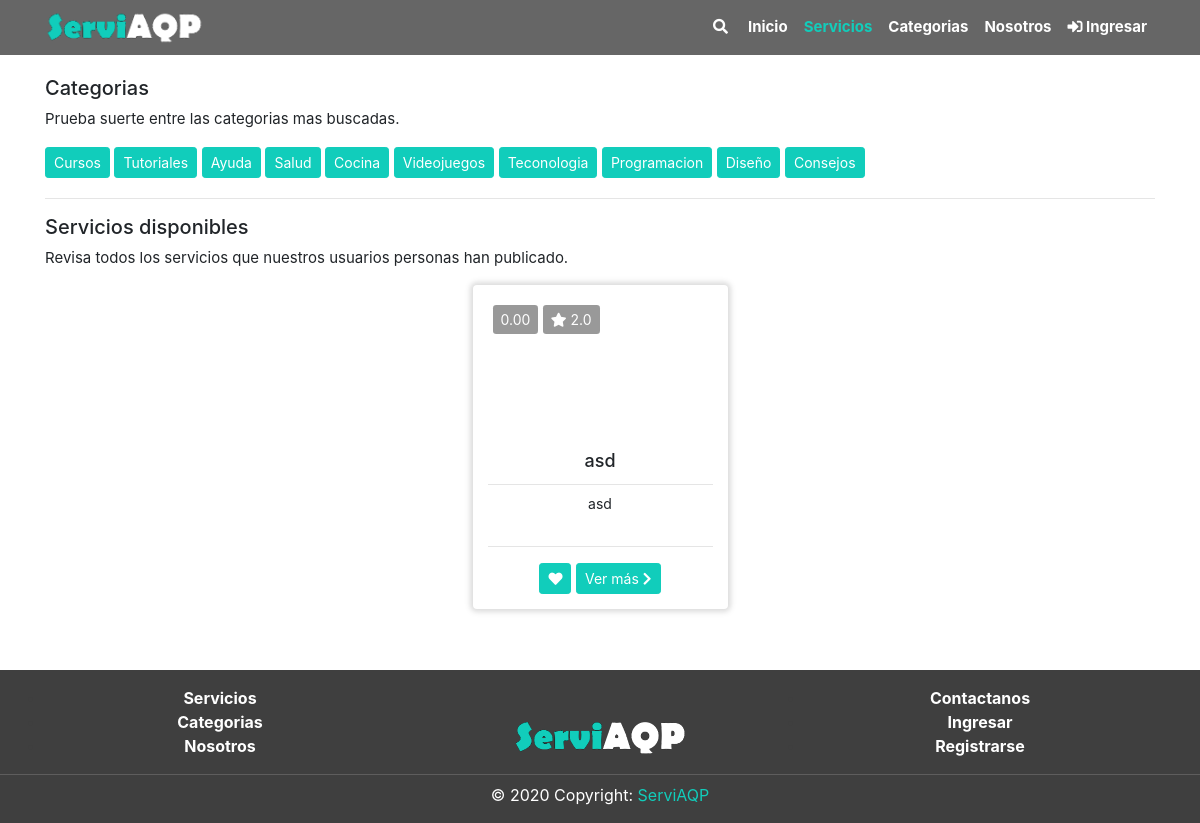
Page /servicios/index.php on the earlier database version.
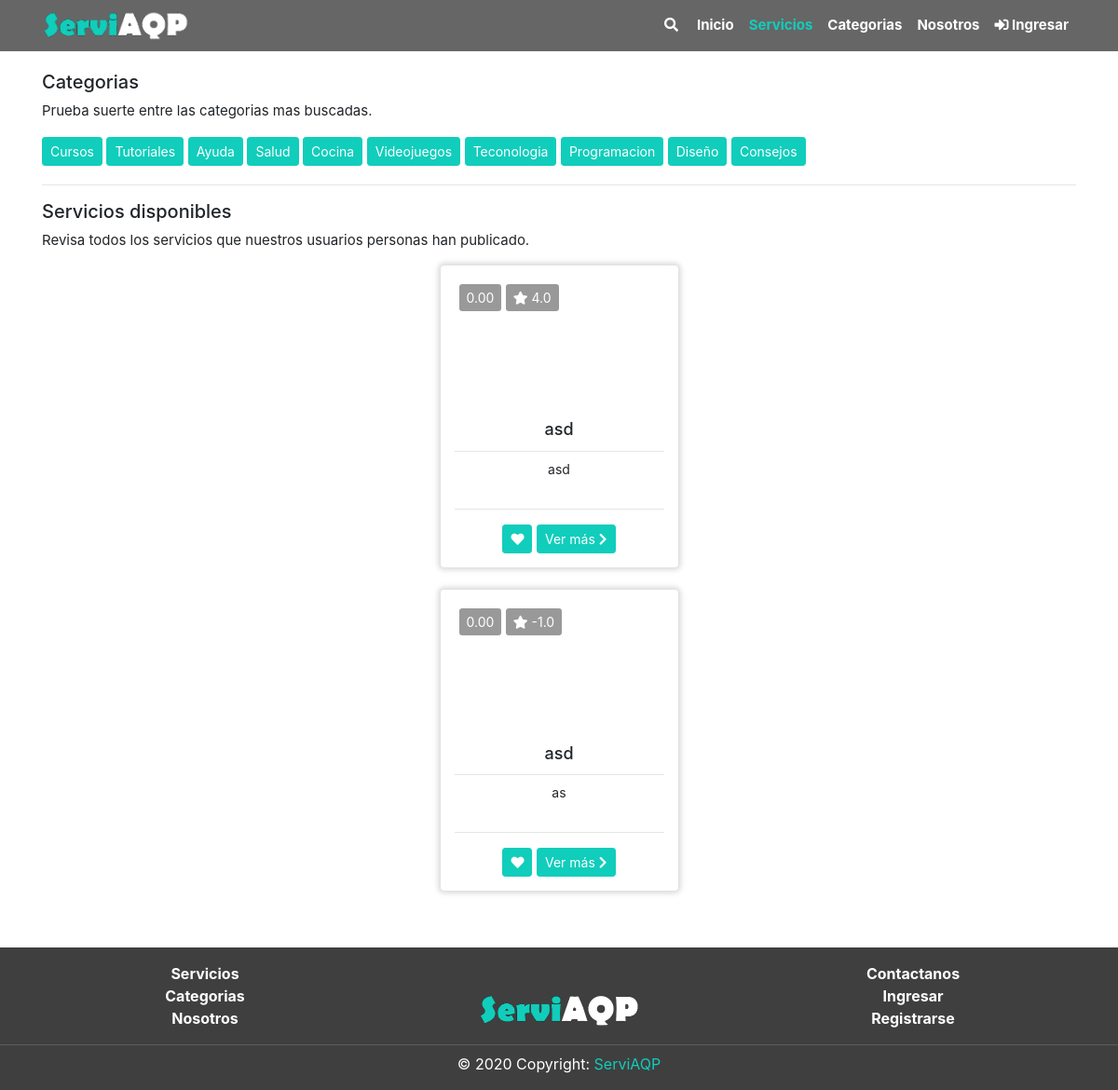
Same page on the later database version.
### tables this page shows
CREATE TABLE `servicio` (
  `SerID` int(11) NOT NULL,
  `SerUsuID` int(11) NOT NULL,
  `SerCatID` int(11) NOT NULL,
  `SerSubCatID` int(11) NOT NULL,
  `SerPreFre` text NOT NULL,
  `SerDes` text NOT NULL,
  `SerEstReg` varchar(1) NOT NULL DEFAULT 'A',
  `SerFecCre` timestamp NOT NULL DEFAULT current_timestamp(),
  `SerNom` varchar(90) NOT NULL,
  `SerPre` decimal(9,2) NOT NULL,
  `SerVal` decimal(2,1) NOT NULL DEFAULT -1.0
);

CREATE TABLE `servicio_img` (
  `SerImgId` int(11) NOT NULL,
  `SerImgSerId` int(11) NOT NULL,
  `SerImgNom` varchar(90) NOT NULL,
  `SerImgTip` varchar(20) NOT NULL,
  `SerImgEstReg` int(11) NOT NULL DEFAULT 1,
  `SerImgFecCre` timestamp NOT NULL DEFAULT current_timestamp() ON UPDATE current_timestamp()
);

### includes/global_variable.php (called while the page is built)
<?php
$dirEjec = "/ServiAQP";
?>

### includes/navbar.php (called while the page is built, shortened)
<?php
  	$inicio			=	false;
	$categoria		=	false;
	$nosotros		=	false;
	$login			=	false;
?>

### servicios/index.php (the view, shortened to what this page needs)
<?php
include("../includes/sesion.php");
include("../includes/global_variable.php");
include("../includes/navbar.php");
$servicio = true;
include("../includes/header.php");
?>
<div class="section pt-3 ">
	<div class="container">
		<div>
			<h5>Categorias</h5>
			<p>Prueba suerte entre las categorias mas buscadas.</p>
		</div>
		<div>
			<a href="#" class="btn btn-primary btn-sm mb-1">Cursos</a>
			<a href="#" class="btn btn-primary btn-sm mb-1">Tutoriales</a>
			<a href="#" class="btn btn-primary btn-sm mb-1">Ayuda</a>
			<a href="#" class="btn btn-primary btn-sm mb-1">Salud</a>
			<a href="#" class="btn btn-primary btn-sm mb-1">Cocina</a>
			<a href="#" class="btn btn-primary btn-sm mb-1">Videojuegos</a>
			<a href="#" class="btn btn-primary btn-sm mb-1">Teconologia</a>
			<a href="#" class="btn btn-primary btn-sm mb-1">Programacion</a>
			<a href="#" class="btn btn-primary btn-sm mb-1">Diseño</a>
			<a href="#" class="btn btn-primary btn-sm mb-1">Consejos</a>
		</div>
		<hr class="mt-3">
		<div class="mt-3">
			<h5>Servicios disponibles</h5>
			<p>Revisa todos los servicios que nuestros usuarios personas han publicado.</p>
		</div>
		<?php
			$query = "SELECT * FROM `servicio`";
			$resultProduct= mysqli_query($conn, $query);
			while($row= mysqli_fetch_array($resultProduct))
			{
				$query2="SELECT  SerImgNom FROM servicio_img where SerImgSerId=".$row['SerID'];
				$result=mysqli_query($conn, $query2);
				if ($row2= mysqli_fetch_array($result))
				{
					$dirImg = trim($row2[0]);
				}
				$dirFin='/ServiAQP/servicios/img/'.$dirImg;
		?>
					<div class="row justify-content-center">
						<div class="col-sm-6 col-md-4 col-lg-3 col-xl-3">
							<div class="card mb-4 border-0 card-ani">
								<div class="imageny card-img" style="background-image:url('<?=$dirFin?>');">
								</div>
								<div class="card-img-overlay">
									<a class="btn  btn-sm informacion-btn"><?=$row['SerPre'] ?></a>
									<a class="btn  btn-sm informacion-btn"><i class="fas fa-star"></i> <?=$row['SerVal'] ?></a>
								</div>
								<div class="card-body text-center">
									<h3 class="card-title"><?=$row['SerNom']?></h3>
									<hr class="pt-0 mt-0 mb-2">
									<textarea disabled class="descrip text-center"><?=$row['SerDes']?></textarea>
									<hr class="pt-0 mt-0 mb-3">
									<a href="" class="btn btn-primary btn-sm card-link ani_heart"><em class="fas fa-heart"></em></a>
									<a href="view/?id=<?=$row['SerID']?>" class="btn btn-primary btn-sm">Ver más <em class="fas fa-chevron-right"></em></a>
								</div>
							</div>
						</div>
					</div>
		<?php
			}
		?>
	</div>
</div>
<?php
include("../includes/footer.php")
?>

### includes/header.php (shortened to what this page needs)
<?php
include('global_variable.php');
include('data_base.php');
?>
<!DOCTYPE html>
<html lang="es">
<head>
	<link rel="stylesheet" type="text/css" href="<?= $dirEjec ?>/frontend/bootstrap-4.5.0-dist/css/bootstrap.min.css">
	<link rel="stylesheet" type="text/css" href="<?= $dirEjec ?>/frontend/css/style.css">
	<link rel="stylesheet" type="text/css" href="<?= $dirEjec ?>/frontend/fontawesome-free-5.13.1-web/css/all.min.css">
</head>
<body>
	<div class="container position-fixed fixed-top mt-5 pt-2" style="height: 0px;" aria-live="polite">
	</div>
	<nav id="pri" class="container-fluid navbar navbar-expand-lg navbar-light position-fixed fixed-top">
		<div class="container">
			<a class="ani_ico" href="<?= $dirEjec ?>/"><img src="<?= $dirEjec ?>/frontend/images/logo.png" height="35" alt="logo"></a>
			<div class="collapse navbar-collapse" id="navbarNav">
				<ul class="navbar-nav ml-auto">
					<form class="form-inline mr-0 mr-lg-1 mt-lg-0 mt-2 primero_buscar">
						<a class="nav-link menu_link " type="submit"><em class="fas fa-search"></em></a>
					</form>
					<li class="nav-item">
						<a class="nav-link menu_link <?php if ($inicio) { ?>select<?php } ?>" href="<?= $dirEjec ?>/"> Inicio</a>
					</li>
					<li class="nav-item dropdown disp_primero_servicios">
						<a class="nav-link menu_link<?php if ($servicio) { ?> select<?php } ?>" href="<?= $dirEjec ?>/servicios" style="color: white;" id="navbarDropdownMenuLink" aria-haspopup="true" aria-expanded="false">
							Servicios
						</a>
					</li>
					<li class="nav-item">
						<a class="nav-link menu_link<?php if ($categoria) { ?> select<?php } ?>" href="<?= $dirEjec ?>/categorias"> Categorias</a>
					</li>
					<li class="nav-item">
						<a class="nav-link menu_link<?php if ($nosotros) { ?> select<?php } ?>" href="<?= $dirEjec ?>/nosotros">Nosotros</a>
					</li>
					<?php if (!empty($user)) :
						$count_noti = 0;
						$sql_noti = "SELECT * FROM notificacion WHERE NotEst = 0 and NotUsuID = '" . $user['UsuID'] . "'";
						$result_noti = mysqli_query($conn, $sql_noti);
						$count_noti = mysqli_num_rows($result_noti);
					?>
						<li class="nav-item dropdown disp_primero_perfil">
							<a class="nav-link menu_link " style="color: white;" href="#" id="navbarDropdown" role="button" data-toggle="dropdown" aria-haspopup="true" aria-expanded="false">
								<em class="fas fa-user"></em> <?= $user['UsuCor'] ?><?= $user['UsuID'] ?>
							</a>
							<div class="dropdown-menu  dropdown-menu-right disp_segundo_perfil" aria-labelledby="navbarDropdown">
								<a class="dropdown-item" href="<?= $dirEjec ?>/Usuario/view?id=<?= $user['UsuID'] ?>">Ver perfil</a>
								<a class="dropdown-item" href="<?= $dirEjec ?>/Usuario/view?id=<?= $user['UsuID'] ?>">Favoritos</a>
								<a class="dropdown-item" href="<?= $dirEjec ?>/Usuario/view?id=<?= $user['UsuID'] ?>&opcion=1">Notificaciones</a>
								<a class="dropdown-item" href="<?= $dirEjec ?>/Autenticacion/logout.php"><em class="fas fa-sign-out-alt"></em> Salir</a>
							</div>
						</li>
						<li class="nav-item dropdown disp_primero_notificaciones">
							<a class="nav-link menu_link" onclick='notification_display()' style="color: white;" href="#" id="navbarDropdownMenuLink" data-toggle="dropdown" aria-haspopup="true" aria-expanded="false">
								<em class="fas fa-bell rot_bell rot_bell2"></em> <span class="num_noti" style="position: absolute; font-size: 10px; top:3px"><?= $count_noti ?></span>
							</a>
							<div class="dropdown-menu dropdown-menu-right disp_segundo_notificaciones" aria-labelledby="navbarDropdownMenuLink">
								<div class="noti_contenido">
								</div>
								<div align='center' class="pt-0 mb-0">
									<a style="font-size: 13px;" href="<?= $dirEjec ?>/Usuario/view?id=<?= $user['UsuID'] ?>&opcion=1">Ver todas</a>
								</div>
							</div>
						</li>
						<?php
						if ($user['UsuRolID'] == 1) {
						?>
							<li class="nav-item dropdown disp_primero_configuracion">
								<a class="nav-link menu_link" style="color: white;" href="#" id="navbarDropdown" role="button" data-toggle="dropdown" aria-haspopup="true" aria-expanded="false">
									<div class=""><em class="fas fa-cog cog_rot"></em></div>
								</a>
								<div class="dropdown-menu  dropdown-menu-right disp_segundo_configuracion " aria-labelledby="navbarDropdown">
									<a class="dropdown-item" href="<?= $dirEjec ?>/acceso">Accesos</a>
									<a class="dropdown-item" href="<?= $dirEjec ?>/categoria/tabla.php">Categorias</a>
									<a class="dropdown-item" href="<?= $dirEjec ?>/producto/tabla.php">Servicios</a>
									<a class="dropdown-item" href="<?= $dirEjec ?>/recurso">Recursos</a>
									<a class="dropdown-item" href="<?= $dirEjec ?>/rol">Roles</a>
									<a class="dropdown-item" href="<?= $dirEjec ?>/usuario">Usuarios</a>
								</div>
							</li>
						<?php  }  ?>
					<?php else :  ?>
						<li class="nav-item menu_link">
							<a class="nav-link menu_link<?php if ($login) { ?> select<?php } ?>" href="<?= $dirEjec ?>/autenticacion/Login"><em class="fas fa-sign-in-alt "></em> Ingresar</a>
						</li>
					<?php endif; ?>
				</ul>
			</div>
		</div>
	</nav>

### includes/footer.php (shortened to what this page needs)
<?php
include('global_variable.php');
?>
<footer class="footer-area footer" id="sticky-footer">
    <div class="container">
        <div class="row">
            <div class="col-4 pt-3" align="center">
                <ul class="lista-footer">
                    <li><b><a class="item-footer" href="<?php echo $dirEjec ?>/Intercambio">Servicios</a></b></li>
                    <li><b><a class="item-footer" href="<?php echo $dirEjec ?>/Categoria">Categorias</a></b></li>
                    <li><b><a class="item-footer" href="<?php echo $dirEjec ?>/Nosotros">Nosotros</a></b></li>
                </ul>
            </div>
            <div class="col-4 pt-5">
                <div align="center">
                    <img src="<?php echo $dirEjec ?>/frontend/images/logo.png" alt="logo de S4P" style="height: 50%;width: 50%;">
                </div>
            </div>
            <div class="col-4 pt-3" align="center">
                <ul class="lista-footer">
                    <li><b><a class="item-footer" href="<?php echo $dirEjec ?>/Contactanos">Contactanos</a></b></li>
                    <li><b><a class="item-footer" href="<?php echo $dirEjec ?>/Autenticacion/Login">Ingresar</a></b></li>
                    <li><b><a class="item-footer" href="<?php echo $dirEjec ?>/Autenticacion/Singup">Registrarse</a></b></li>
                </ul>
            </div>
        </div>
    </div>
    <hr class="mt-0 mb-2 hr-background">
    <div class=" text-center pb-3 item-footer">© 2020 Copyright:
        <a href="/"> ServiAQP</a>
    </div>
</footer>
</body>
</html>

### frontend/css/style.css (style rules this page uses)
:root { --color-principal: #11cdbb; --fondo-principal: white; --color-principal-hover: rgb(24, 170, 155); --color-principal-disa: rgb(87, 211, 199); --color-footer: rgb(63, 63, 63); }
* { margin: 0; padding: 0; -webkit-box-sizing: border-box; -moz-box-sizing: border-box; box-sizing: border-box; }
html { position: relative; min-height: 100%; background-color: var(--fondo-principal); }
body { margin-bottom: 190px; background-color: var(--fondo-principal); }
div.section { background-color: var(--fondo-principal); margin-top: 60px; }
p { font-size: 15px; }
a { color: var(--color-principal); }
.btn-primary { background-color: var(--color-principal) !important; border-color: var(--color-principal); }
.card-title { font-size: 18px; text-overflow: ellipsis; white-space: nowrap; overflow: hidden; }
.card-body { padding: 15px; }
.card { backface-visibility: hidden; transition: 0.5s; box-shadow: 0 0 5px 2px rgba(0, 0, 0, 0.1), 0 0 5px 5px rgba(0, 0, 0, 0.05); }
.card-body { position: relative; }
.descrip { width: 100%; border: 0px; resize: none; padding-left: 0px; padding-right: 0px; padding-top: 0px; padding-bottom: 5px; font-size: 14px; margin-top: 0px; background-color: white; font-weight: 400; line-height: 1.5; color: #212529; overflow: hidden; }
.imageny { padding-bottom: 150px; text-align: center; color: #fff; background-repeat: no-repeat; background-attachment: scroll; background-position: center center; -webkit-background-size: cover; -moz-background-size: cover; -o-background-size: cover; background-size: cover; border-top-left-radius: 0.25rem; border-top-right-radius: 0.25rem; }
.informacion-btn { color: #fff !important; background: rgba(0, 0, 0, 0.4) !important; border: none !important; }
.footer { position: absolute; bottom: 0; width: 100%; background-color: var(--color-footer); }
.lista-footer { color: var(--color-footer); }
.item-footer { color: white; }
.hr-background { background-color: rgb(105, 104, 104); }
.ani_ico { transition: 0.5s; }
.navbar { background: rgba(0, 0, 0, 0.6); }
.navbar-light .navbar-nav .nav-link { color: white; }
.select { color: var(--color-principal) !important; }
a.menu_link:after { position: absolute; bottom: 11px; left: 0px; width: 100%; height: 2px; background-color: var(--color-principal); content: ""; opacity: 0; transition: opacity 0.3s ease 0s, transform 0.3s ease 0s; transform: translateY(10px); }
a.menu_link { position: relative; font-weight: bold; font-size: 15px; transition: 0.5s; }
.fa-heart { transition: 0.5s; color: white; }

Differences in the rows shown:
changed servicio (number 1 of 2 on the later page): SerVal "2.0" → "4.0"
added servicio: SerPre "0.00", SerVal "-1.0", SerNom "asd", SerDes "as"
